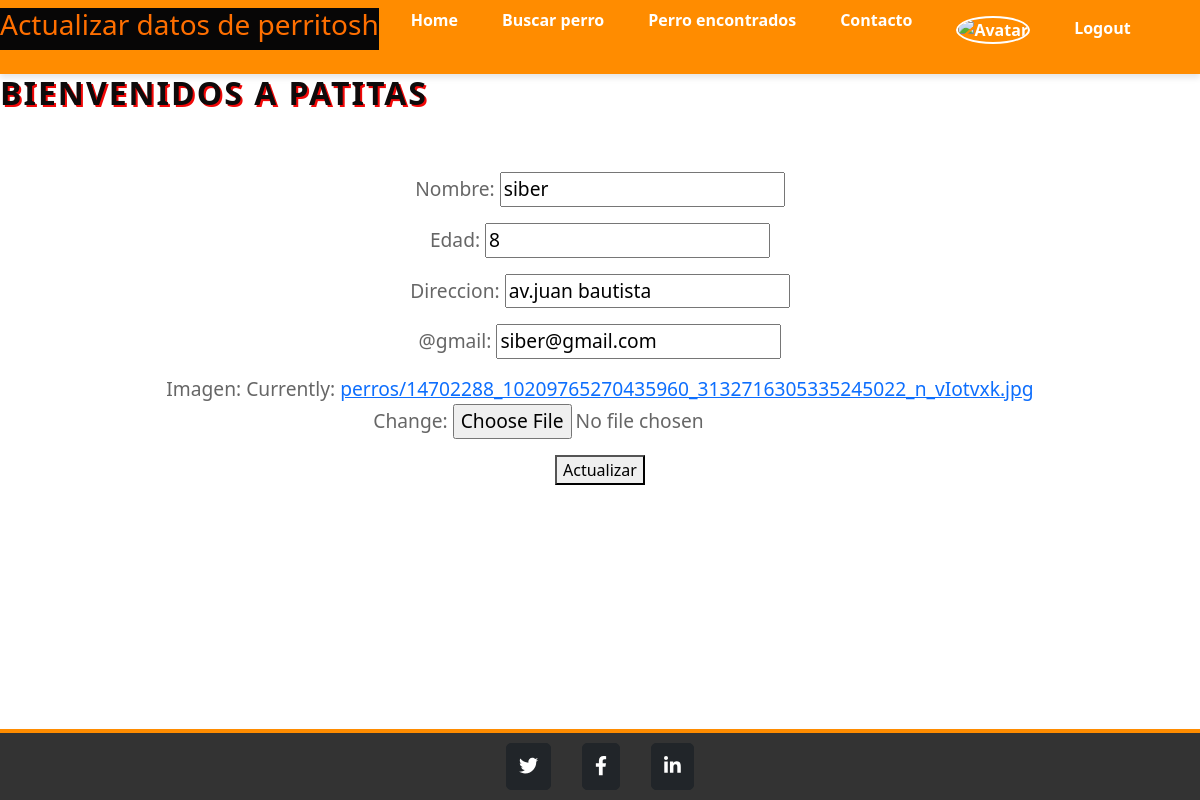
/tienda/update_perro/7/ (signed in), run on the app's committed database.
### tienda/models.py (models this page shows)
class Perro(models.Model):
    nombre = models.CharField(max_length=40)
    edad = models.IntegerField()
    direccion = models.CharField(max_length=40)
    contacto=models.EmailField(("@gmail"), max_length=254)
    imagen=models.ImageField(upload_to="perros")

### tienda/views.py (the view)
# urls.py: path('update_perro/<int:pk>/', views.PerroUpdate.as_view(), name="update_perro" ),
class  PerroUpdate(LoginRequiredMixin, UpdateView):
    model = Perro
    fields = ['nombre', 'edad', 'direccion','contacto','imagen']
    template_name = 'update_perro.html'
    success_url = reverse_lazy('perro_list')

### tienda/templates/update_perro.html (shortened to what this page needs)
{% extends './home.html' %}
{% block titulo %}
    <li class="titulo"> <h3> Actualizar datos de perritosh<h3></li>
{% endblock titulo %}
{% block contenido %}
    <form action="" method="POST" enctype="multipart/form-data">
        {{ form.as_p }}
        <button type="submit">Actualizar</button>
    </form>
{% endblock contenido %}

### tienda/static/css/style.css (style rules this page uses)
body { margin: 0; padding: 0; font-family: 'Montserrat', sans-serif; line-height: 1.6; background-attachment: fixed; display: flex; flex-direction: column; min-height: 100vh; color: #0c0a0a; }
.titulo { font-size: 1.5rem; color: #070606; font-weight: bold; background-color: #070606; }
.titulo { font-size: 1rem; font-weight: bold; color: #ff6f00; margin-bottom: 1rem; text-align: center; }
p { text-align: center; font-size: 1.2rem; margin-bottom: 2rem; color: #666; }

### data on the page
Perro: nombre "siber", edad "8", direccion "av.juan bautista", contacto "siber@gmail.com"
